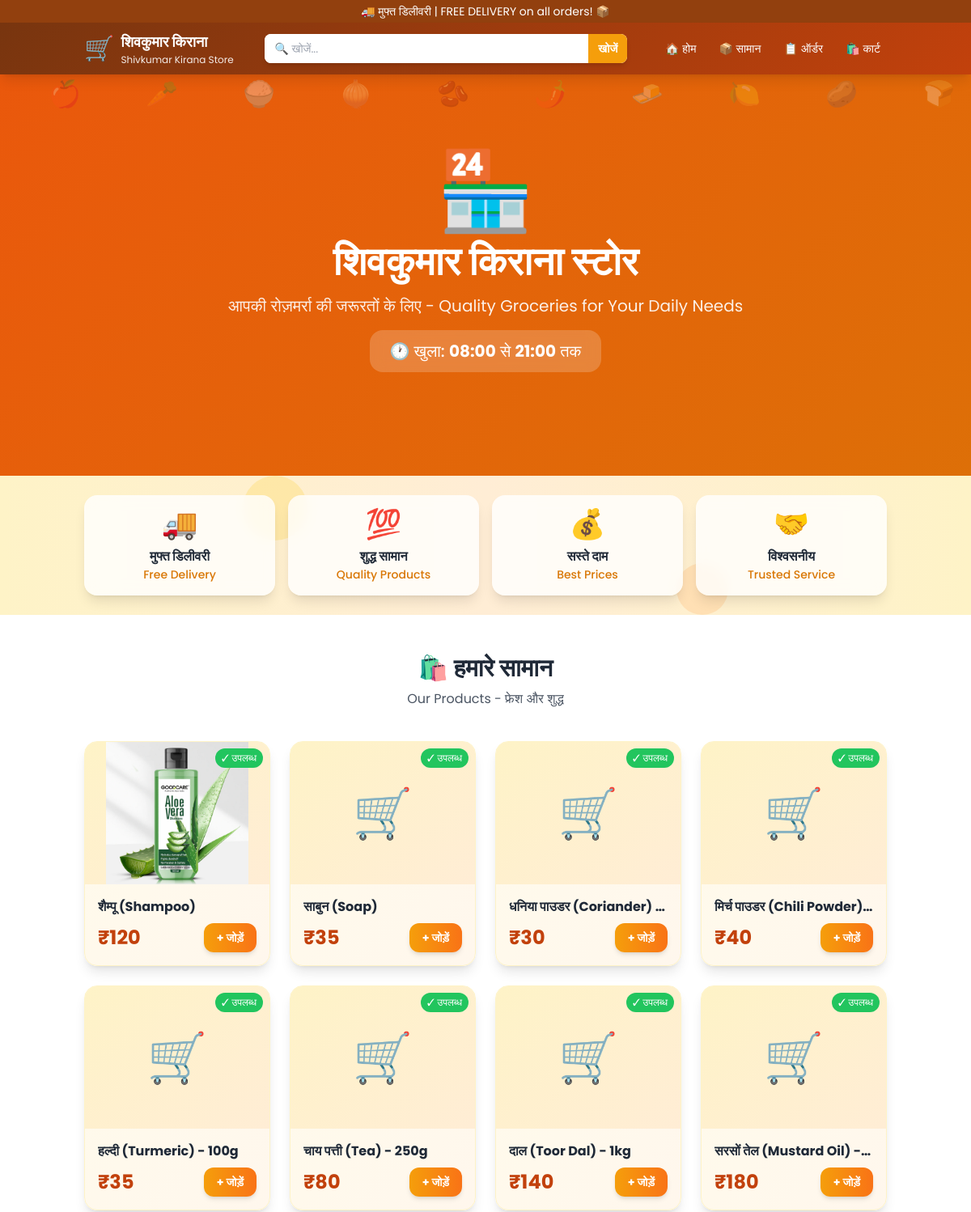
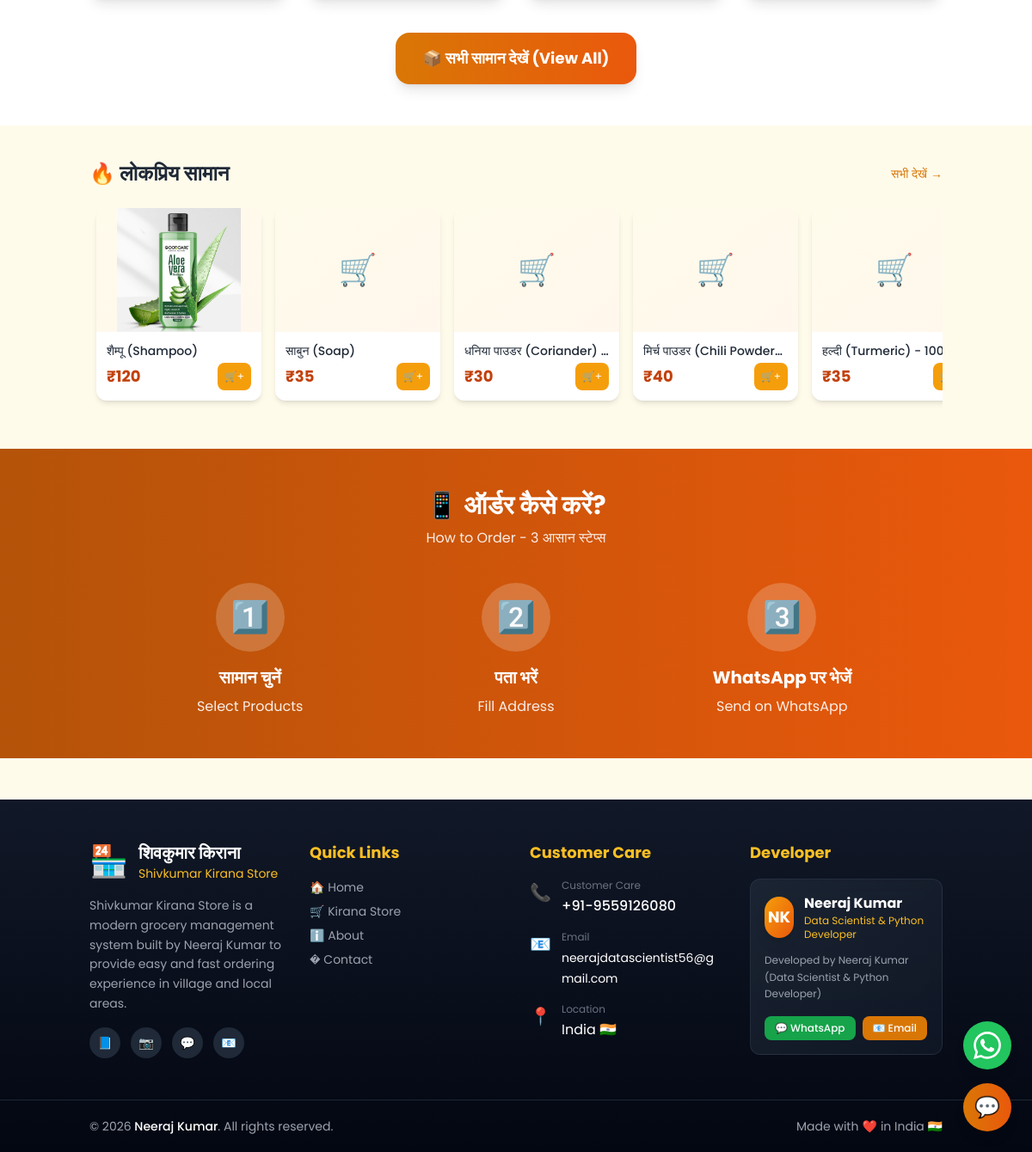
The page / on the database its author committed (2 pictures, top to bottom).
### models.py (models this page shows, shortened)
class Setting(db.Model):
    __tablename__ = 'settings'
    id = db.Column(db.Integer, primary_key=True)
    key = db.Column(db.String(100), unique=True, nullable=False)
    value = db.Column(db.Text, nullable=False)

class Product(db.Model):
    __tablename__ = 'products'
    id = db.Column(db.Integer, primary_key=True)
    name = db.Column(db.String(255), nullable=False)
    price = db.Column(db.Float, nullable=False)
    image = db.Column(db.String(255), default='default.png')
    is_available = db.Column(db.Boolean, default=True)
    created_at = db.Column(db.DateTime, default=datetime.utcnow)

### app.py (the view)
@app.route('/')
def index():
    products = get_available_products()
    shop_timings = get_shop_timings()
    return render_template('index.html', products=products[:8], shop=shop_timings)

### templates/index.html (shortened to what this page needs)
{% extends 'base.html' %}
{% block content %}
<section class="hero-animated text-white py-16 md:py-24 relative">
    <div class="floating-items">
        <span class="float-item">🍎</span>
        <span class="float-item">🥕</span>
        <span class="float-item">🍚</span>
        <span class="float-item">🧅</span>
        <span class="float-item">🫘</span>
        <span class="float-item">🌶️</span>
        <span class="float-item">🧈</span>
        <span class="float-item">🍋</span>
        <span class="float-item">🥔</span>
        <span class="float-item">🍞</span>
    </div>
    <div class="container mx-auto px-4 relative z-10">
        <div class="text-center">
            <div class="text-6xl md:text-8xl mb-4 bounce-icon">🏪</div>
            <h1 class="text-3xl md:text-5xl font-bold mb-4 hero-glow">
                शिवकुमार किराना स्टोर
            </h1>
            <p class="text-lg md:text-xl opacity-90 mb-4">
                आपकी रोज़मर्रा की जरूरतों के लिए - Quality Groceries for Your Daily Needs
            </p>
            {% if shop %}
            <div class="inline-block bg-white/20 backdrop-blur rounded-2xl px-6 py-3 mb-8 animate-pulse">
                <p class="text-lg md:text-xl font-medium">
                    🕐 खुला: <strong>{{ shop.open_time }}</strong> से <strong>{{ shop.close_time }}</strong> तक
                </p>
            </div>
            {% endif %}
        </div>
    </div>
</section>
<section class="py-6 bg-gradient-to-r from-amber-100 via-orange-100 to-amber-100 relative overflow-hidden">
    <div class="absolute inset-0 opacity-30">
        <div class="absolute top-0 left-1/4 w-20 h-20 bg-amber-300 rounded-full animate-ping"></div>
        <div class="absolute bottom-0 right-1/4 w-16 h-16 bg-orange-300 rounded-full animate-ping" style="animation-delay: 1s;"></div>
    </div>
    <div class="container mx-auto px-4 relative z-10">
        <div class="grid grid-cols-2 md:grid-cols-4 gap-4">
            <div class="bg-white/80 backdrop-blur rounded-2xl p-4 text-center shadow-lg transform hover:scale-105 hover:-translate-y-1 transition-all duration-300 cursor-pointer group">
                <div class="text-4xl mb-2 group-hover:animate-bounce">🚚</div>
                <h3 class="font-bold text-gray-800">मुफ्त डिलीवरी</h3>
                <p class="text-sm text-amber-600 font-medium">Free Delivery</p>
            </div>
            <div class="bg-white/80 backdrop-blur rounded-2xl p-4 text-center shadow-lg transform hover:scale-105 hover:-translate-y-1 transition-all duration-300 cursor-pointer group">
                <div class="text-4xl mb-2 group-hover:animate-bounce">💯</div>
                <h3 class="font-bold text-gray-800">शुद्ध सामान</h3>
                <p class="text-sm text-amber-600 font-medium">Quality Products</p>
            </div>
            <div class="bg-white/80 backdrop-blur rounded-2xl p-4 text-center shadow-lg transform hover:scale-105 hover:-translate-y-1 transition-all duration-300 cursor-pointer group">
                <div class="text-4xl mb-2 group-hover:animate-bounce">💰</div>
                <h3 class="font-bold text-gray-800">सस्ते दाम</h3>
                <p class="text-sm text-amber-600 font-medium">Best Prices</p>
            </div>
            <div class="bg-white/80 backdrop-blur rounded-2xl p-4 text-center shadow-lg transform hover:scale-105 hover:-translate-y-1 transition-all duration-300 cursor-pointer group">
                <div class="text-4xl mb-2 group-hover:animate-bounce">🤝</div>
                <h3 class="font-bold text-gray-800">विश्वसनीय</h3>
                <p class="text-sm text-amber-600 font-medium">Trusted Service</p>
            </div>
        </div>
    </div>
</section>
<section class="py-12 bg-white">
    <div class="container mx-auto px-4">
        <div class="text-center mb-10">
            <h2 class="text-2xl md:text-3xl font-bold text-gray-800 mb-2">
                🛍️ हमारे सामान
            </h2>
            <p class="text-gray-600">Our Products - फ्रेश और शुद्ध</p>
        </div>
        {% if products %}
        <div class="grid grid-cols-2 md:grid-cols-4 gap-4 md:gap-6">
            {% for product in products %}
            <div class="bg-gradient-to-br from-amber-50 to-orange-50 rounded-2xl shadow-lg overflow-hidden card-hover transition-all-300 border border-amber-100 group">
                <div class="h-36 md:h-44 relative overflow-hidden bg-gradient-to-br from-amber-100 to-orange-100">
                    {% if product.image and product.image != 'default.png' %}
                        <img src="{{ url_for('static', filename='images/uploads/' + product.image) }}"
                             alt="{{ product.name }}"
                             class="w-full h-full object-contain group-hover:scale-110 transition-all duration-500">
                    {% else %}
                        <div class="w-full h-full flex items-center justify-center text-6xl group-hover:scale-110 transition-all duration-300">
                            🛒
                        </div>
                    {% endif %}
                    {% if product.is_available %}
                    <div class="absolute top-2 right-2 bg-green-500 text-white text-xs px-2 py-1 rounded-full">
                        ✓ उपलब्ध
                    </div>
                    {% endif %}
                </div>
                <div class="p-4">
                    <h3 class="font-bold text-gray-800 text-sm md:text-base truncate mb-2">
                        {{ product.name }}
                    </h3>
                    <div class="flex items-center justify-between">
                        <span class="text-xl md:text-2xl font-bold text-primary">
                            ₹{{ product.price|int }}
                        </span>
                        <button onclick="addToCart({{ product.id }}, '{{ product.name }}', {{ product.price }})"
                                class="px-4 py-2 bg-gradient-to-r from-amber-500 to-orange-500 text-white rounded-xl text-sm font-bold hover:opacity-90 transition-all btn-press shadow-md">
                            + जोड़ें
                        </button>
                    </div>
                </div>
            </div>
            {% endfor %}
        </div>
        <div class="text-center mt-10">
            <a href="{{ url_for('products') }}"
               class="inline-block px-8 py-4 bg-gradient-to-r from-amber-600 to-orange-600 text-white font-bold rounded-2xl text-lg hover:opacity-90 transition-all btn-press shadow-lg">
                📦 सभी सामान देखें (View All)
            </a>
        </div>
        {% else %}
        <div class="text-center py-12">
            <div class="text-6xl mb-4">📦</div>
            <p class="text-gray-600 text-lg">अभी कोई सामान नहीं है</p>
            <p class="text-gray-500">Products will be added soon</p>
        </div>
        {% endif %}
    </div>
</section>
{% if products %}
<section class="py-10 bg-amber-50">
    <div class="container mx-auto px-4">
        <div class="flex items-center justify-between mb-6">
            <h2 class="text-xl md:text-2xl font-bold text-gray-800">
                🔥 लोकप्रिय सामान
            </h2>
            <a href="{{ url_for('products') }}" class="text-amber-600 hover:text-amber-700 font-medium text-sm flex items-center gap-1">
                सभी देखें <span>→</span>
            </a>
        </div>
        <div class="relative group/slider">
            <div id="productSlider" class="flex gap-4 overflow-x-auto scroll-smooth pb-4 hide-scrollbar px-2">
                {% for product in products %}
                <div class="flex-shrink-0 w-40 md:w-48 bg-white rounded-xl shadow-md overflow-hidden hover:shadow-xl transition-all duration-300 group cursor-pointer">
                    <div class="h-28 md:h-36 relative overflow-hidden bg-gradient-to-br from-amber-50 to-orange-50">
                        {% if product.image and product.image != 'default.png' %}
                            <img src="{{ url_for('static', filename='images/uploads/' + product.image) }}"
                                 alt="{{ product.name }}"
                                 class="w-full h-full object-contain group-hover:scale-110 transition-all duration-500">
                        {% else %}
                            <div class="w-full h-full flex items-center justify-center text-4xl group-hover:scale-110 transition-all duration-300">
                                🛒
                            </div>
                        {% endif %}
                    </div>
                    <div class="p-3">
                        <h3 class="font-medium text-gray-800 text-sm truncate mb-1">
                            {{ product.name }}
                        </h3>
                        <div class="flex items-center justify-between">
                            <span class="text-lg font-bold text-primary">
                                ₹{{ product.price|int }}
                            </span>
                            <button onclick="addToCart({{ product.id }}, '{{ product.name }}', {{ product.price }})"
                                    class="p-2 bg-amber-500 text-white rounded-lg hover:bg-amber-600 transition-all text-xs">
                                🛒+
                            </button>
                        </div>
                    </div>
                </div>
                {% endfor %}
            </div>
        </div>
    </div>
</section>
{% endif %}
<section class="py-12 bg-gradient-to-r from-amber-700 to-orange-600 text-white">
    <div class="container mx-auto px-4">
        <div class="text-center mb-10">
            <h2 class="text-2xl md:text-3xl font-bold mb-2">
                📱 ऑर्डर कैसे करें?
            </h2>
            <p class="opacity-90">How to Order - 3 आसान स्टेप्स</p>
        </div>
        <div class="grid md:grid-cols-3 gap-8 max-w-4xl mx-auto">
            <div class="text-center">
                <div class="w-20 h-20 bg-white/20 rounded-full flex items-center justify-center mx-auto mb-4">
                    <span class="text-4xl">1️⃣</span>
                </div>
                <h3 class="text-xl font-bold mb-2">सामान चुनें</h3>
                <p class="opacity-90">Select Products</p>
            </div>
            <div class="text-center">
                <div class="w-20 h-20 bg-white/20 rounded-full flex items-center justify-center mx-auto mb-4">
                    <span class="text-4xl">2️⃣</span>
                </div>
                <h3 class="text-xl font-bold mb-2">पता भरें</h3>
                <p class="opacity-90">Fill Address</p>
            </div>
            <div class="text-center">
                <div class="w-20 h-20 bg-white/20 rounded-full flex items-center justify-center mx-auto mb-4">
                    <span class="text-4xl">3️⃣</span>
                </div>
                <h3 class="text-xl font-bold mb-2">WhatsApp पर भेजें</h3>
                <p class="opacity-90">Send on WhatsApp</p>
            </div>
        </div>
    </div>
</section>
{% endblock %}

### rows shown on the page
Setting: open_time "08:00"
Setting: close_time "21:00"
Product: image (picture), is_available "✓ उपलब्ध", name "शैम्पू (Shampoo)", price "120"
Product: is_available "✓ उपलब्ध", name "साबुन (Soap)", price "35"
Product: is_available "✓ उपलब्ध", name "धनिया पाउडर (Coriander)…", price "30"
Product: is_available "✓ उपलब्ध", name "मिर्च पाउडर (Chili Powder)…", price "40", name "मिर्च पाउडर (Chili Powder…"
Product: is_available "✓ उपलब्ध", name "हल्दी (Turmeric) - 100g", price "35", name "हल्दी (Turmeric) -…"
Product: is_available "✓ उपलब्ध", name "चाय पत्ती (Tea) - 250g", price "80"
Product: is_available "✓ उपलब्ध", name "दाल (Toor Dal) - 1kg", price "140"
Product: is_available "✓ उपलब्ध", name "सरसों तेल (Mustard Oil) -…", price "180"
